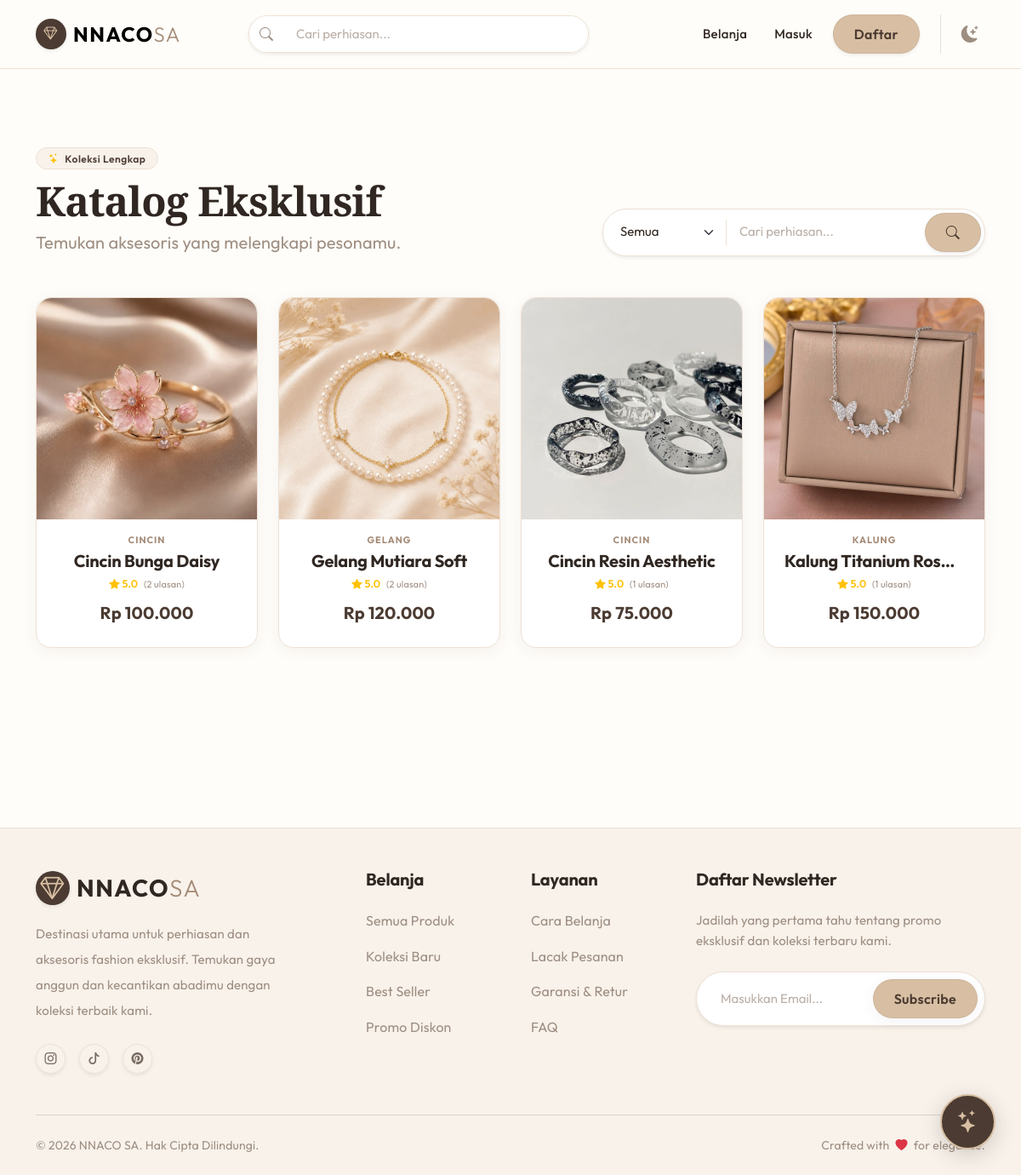
Screenshot of /public/catalog with the database file from the repository.
### tables this page shows
CREATE TABLE `products` (
  `id` int(11) NOT NULL AUTO_INCREMENT,
  `category_id` int(11) NOT NULL,
  `name` varchar(100) NOT NULL,
  `description` text DEFAULT NULL,
  `price` decimal(10,2) NOT NULL,
  `stock` int(11) NOT NULL DEFAULT 0,
  `created_at` timestamp NOT NULL DEFAULT current_timestamp(),
  PRIMARY KEY (`id`),
  KEY `category_id` (`category_id`),
  CONSTRAINT `products_ibfk_1` FOREIGN KEY (`category_id`) REFERENCES `categories` (`id`)
);

CREATE TABLE `product_images` (
  `id` int(11) NOT NULL AUTO_INCREMENT,
  `product_id` int(11) NOT NULL,
  `image_url` varchar(255) NOT NULL,
  `is_primary` tinyint(1) NOT NULL DEFAULT 0,
  PRIMARY KEY (`id`),
  KEY `product_id` (`product_id`),
  CONSTRAINT `product_images_ibfk_1` FOREIGN KEY (`product_id`) REFERENCES `products` (`id`) ON DELETE CASCADE
);

CREATE TABLE `categories` (
  `id` int(11) NOT NULL AUTO_INCREMENT,
  `name` varchar(50) NOT NULL,
  `description` text DEFAULT NULL,
  PRIMARY KEY (`id`)
);

### app/controllers/CatalogController.php (called while the page is built, shortened)
<?php
class CatalogController extends Controller {
    public function index() {
        $data['title'] = 'Katalog Produk - nnaco_sa';
        $limit = 9;
        $page = isset($_GET['page']) ? (int)$_GET['page'] : 1;
        $offset = ($page - 1) * $limit;
        $search = isset($_GET['keyword']) ? filter_var($_GET['keyword'], FILTER_SANITIZE_STRING) : '';
        $category_id = isset($_GET['category']) && $_GET['category'] !== '' ? (int)$_GET['category'] : null;
        $data['products'] = $this->model('Product')->getProductsWithCategory($limit, $offset, $search, $category_id);
        $data['categories'] = $this->model('Category')->getAll();
        $total = $this->model('Product')->countProducts($search, $category_id);
        $data['total_pages'] = ceil($total / $limit);
        $data['current_page'] = $page;
        $data['search'] = $search;
        $data['category_id'] = $category_id;
        $data['wishlist'] = [];
        $productIds = !empty($data['products']) ? array_column($data['products'], 'id') : [];
        $data['ratings'] = !empty($productIds) ? $this->model('Review')->getAverageRatingsForProducts($productIds) : [];
        $this->view('catalog/index', $data);
    }
}

### app/core/App.php (called while the page is built, shortened)
<?php
class App {
    protected $method = 'index';
    protected $params = [];
    public function __construct() {
        $this->controller = new $this->controller;
        call_user_func_array([$this->controller, $this->method], $this->params);
    }
}

### public/index.php (called while the page is built, shortened)
<?php
$app = new App();

### app/core/Database.php (called while the page is built, shortened)
<?php
class Database {
    private static $sharedDbh = null;
    private $host = DB_HOST;
    private $user = DB_USER;
    private $pass = DB_PASS;
    private $db_name = DB_NAME;
    private $dbh;
    private $stmt;
    public function __construct() {
        if (self::$sharedDbh !== null) {
            $this->dbh = self::$sharedDbh;
            return;
        }
        $dsn = 'mysql:host=' . $this->host . ';dbname=' . $this->db_name;
        $option = [
            PDO::ATTR_PERSISTENT => false,
            PDO::ATTR_ERRMODE => PDO::ERRMODE_EXCEPTION,
            PDO::ATTR_TIMEOUT => 5
        ];
        try {
            $this->dbh = new PDO($dsn, $this->user, $this->pass, $option);
            self::$sharedDbh = $this->dbh;
        } catch(PDOException $e) {
            if ($e->getCode() == 1049 || strpos($e->getMessage(), '1049') !== false) {
                if (file_exists('../app/views/error/db_error.php')) {
                    require_once '../app/views/error/db_error.php';
                    exit;
                }
            }
            die("Database Connection Error: Pastikan service MySQL menyala dan kredensial benar.");
        }
    }
    public function query($query) {
        $this->stmt = $this->dbh->prepare($query);
    }
    public function bind($param, $value, $type = null) {
        if (is_null($type)) {
            switch(true) {
                case is_int($value):
                    $type = PDO::PARAM_INT;
                    break;
            }
        }
        $this->stmt->bindValue($param, $value, $type);
    }
    public function execute() {
        return $this->stmt->execute();
    }
    public function resultSet() {
        $this->execute();
        return $this->stmt->fetchAll(PDO::FETCH_ASSOC);
    }
}

### app/models/Product.php (called while the page is built, shortened)
<?php
class Product extends Model {
    protected $table = 'products';
    public function getProductsWithCategory($limit = 10, $offset = 0, $search = '', $category_id = null) {
        $query = "SELECT p.*, c.name as category_name, pi.image_url as image
                  FROM " . $this->table . " p
                  LEFT JOIN categories c ON p.category_id = c.id
                  LEFT JOIN product_images pi ON p.id = pi.product_id AND pi.is_primary = 1
                  WHERE 1=1 ";
        $query .= "ORDER BY p.id DESC LIMIT :limit OFFSET :offset";
        $this->db->query($query);
        $this->db->bind('limit', $limit, PDO::PARAM_INT);
        $this->db->bind('offset', $offset, PDO::PARAM_INT);
        return $this->db->resultSet();
    }
    public function countProducts($search = '', $category_id = null) {
        $query = "SELECT COUNT(*) as total FROM " . $this->table . " p ";
        $query .= "LEFT JOIN categories c ON p.category_id = c.id WHERE 1=1 ";
        $this->db->query($query);
        return $this->db->single()['total'];
    }
}

### app/core/Model.php (called while the page is built, shortened)
<?php
class Model {
    public function __construct() {
        $this->db = new Database();
    }
}

### app/core/Security.php (called while the page is built, shortened)
<?php
class Security {
    public static function escape($string) {
        return htmlspecialchars($string, ENT_QUOTES, 'UTF-8');
    }
}

### app/views/catalog/index.php (the view, shortened to what this page needs)
<div class="container py-5">
    <div class="row align-items-end mb-5" data-aos="fade-down">
        <div class="col-md-6 mb-4 mb-md-0">
            <span class="badge badge-soft mb-2"><i class="bi bi-stars text-warning me-1"></i> Koleksi Lengkap</span>
            <h2 class="fw-bold display-5 mb-1" style="color:var(--color-text);">Katalog Eksklusif</h2>
            <p class="text-muted fs-5 mb-0">Temukan aksesoris yang melengkapi pesonamu.</p>
        </div>
        <div class="col-md-6 text-md-end">
            <form action="<?= BASEURL; ?>/catalog" method="GET" class="d-inline-block w-100" style="max-width: 450px;">
                <div class="input-group rounded-pill shadow-sm p-1 border" style="background:var(--color-surface); border-color:var(--color-border) !important;">
                    <select name="category" class="form-select border-0 bg-transparent shadow-none" style="max-width: 140px; color:var(--color-text);">
                        <option value="">Semua</option>
                    </select>
                    <input type="text" name="keyword" class="form-control border-0 shadow-none bg-transparent" style="color:var(--color-text);" placeholder="Cari perhiasan..." value="<?= isset($_GET['keyword']) ? Security::escape($_GET['keyword']) : ''; ?>">
                    <button type="submit" class="btn btn-primary-soft rounded-pill px-4 shadow-sm"><i class="bi bi-search"></i></button>
                </div>
            </form>
        </div>
    </div>
    <div class="row g-4 mb-5">
        <?php foreach($data['products'] as $index => $product): ?>
        <div class="col-lg-3 col-md-4 col-sm-6" data-aos="fade-up" data-aos-delay="<?= ($index % 4) * 100 ?>">
            <div class="card card-soft h-100 position-relative border" style="background:var(--color-surface); border-color:var(--color-border) !important;">
                <div class="product-img-wrapper" style="height: 260px; background:var(--color-surface-soft);">
                    <?php
                        $img = !empty($product['image']) ? BASEURL . '/uploads/products/' . Security::escape($product['image']) : BASEURL . '/img/hero/hero_ring.jpg';
                    ?>
                    <a href="<?= BASEURL; ?>/catalog/detail/<?= $product['id']; ?>" class="d-block w-100 h-100">
                        <img src="<?= $img; ?>" class="w-100 h-100" style="object-fit: cover;" alt="<?= Security::escape($product['name']); ?>">
                    </a>
                </div>
                <div class="card-body text-center pt-3 pb-4">
                    <p class="small mb-1 text-uppercase fw-bold" style="color:var(--color-taupe); letter-spacing:1px; font-size:11px;"><?= Security::escape($product['category_name'] ?? 'Aksesoris'); ?></p>
                    <h6 class="fw-bold mb-1 fs-5 text-truncate px-2" style="color:var(--color-text);">
                        <a href="<?= BASEURL; ?>/catalog/detail/<?= $product['id']; ?>" class="text-decoration-none text-reset hover-primary">
                            <?= Security::escape($product['name']); ?>
                        </a>
                    </h6>
                    <?php
                        $prodRating = $data['ratings'][$product['id']] ?? null;
                        $hasRating = $prodRating && $prodRating['total'] > 0;
                    ?>
                    <div class="mb-2" style="font-size:12.5px;">
                        <?php if($hasRating): ?>
                            <span class="text-warning fw-semibold"><i class="bi bi-star-fill"></i> <?= number_format($prodRating['avg'], 1); ?></span>
                            <span class="text-muted small ms-1">(<?= $prodRating['total']; ?> ulasan)</span>
                        <?php else: ?>
                            <span class="text-muted opacity-75 small"><i class="bi bi-star me-1"></i>Belum ada ulasan</span>
                        <?php endif; ?>
                    </div>
                    <p class="fw-bold fs-5 mb-0" style="color:var(--color-primary);">Rp <?= number_format($product['price'], 0, ',', '.'); ?></p>
                </div>
            </div>
        </div>
        <?php endforeach; ?>
    </div>
</div>

### rows the page displays
products: product_images.image_url (picture), category.name "CINCIN", name "Cincin Bunga Daisy", id "5.0", id "2", price "100.000"
products: product_images.image_url (picture), category.name "GELANG", name "Gelang Mutiara Soft", id "5.0", id "2", price "120.000"
products: product_images.image_url (picture), category.name "CINCIN", name "Cincin Resin Aesthetic", id "5.0", id "1", price "75.000"
products: product_images.image_url (picture), category.name "KALUNG", name "Kalung Titanium Rose…", id "5.0", id "1", price "150.000"
